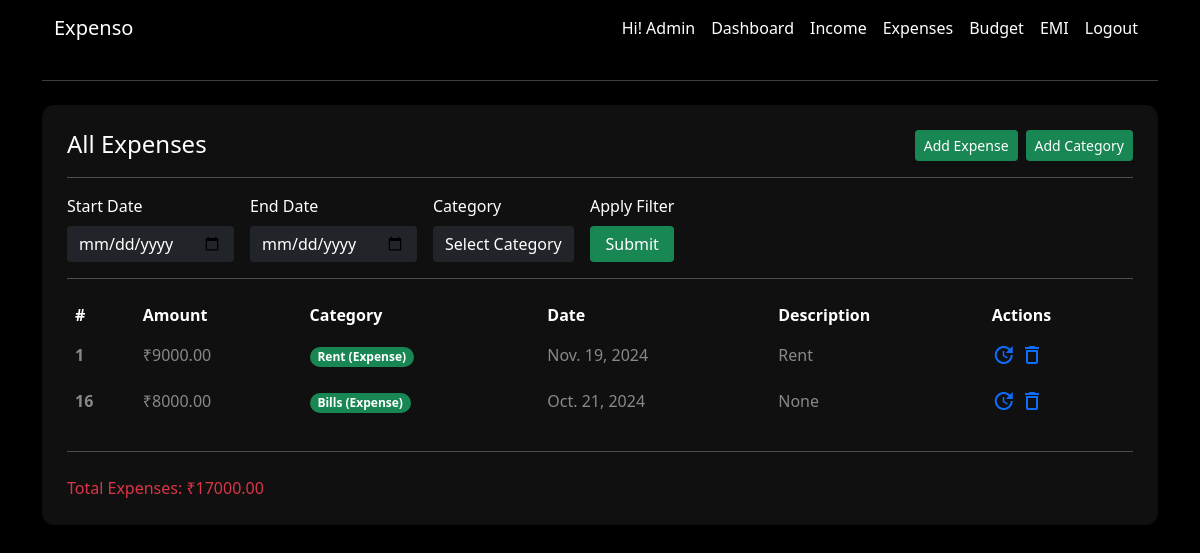
The app's page /expenses/ (signed in), older data.
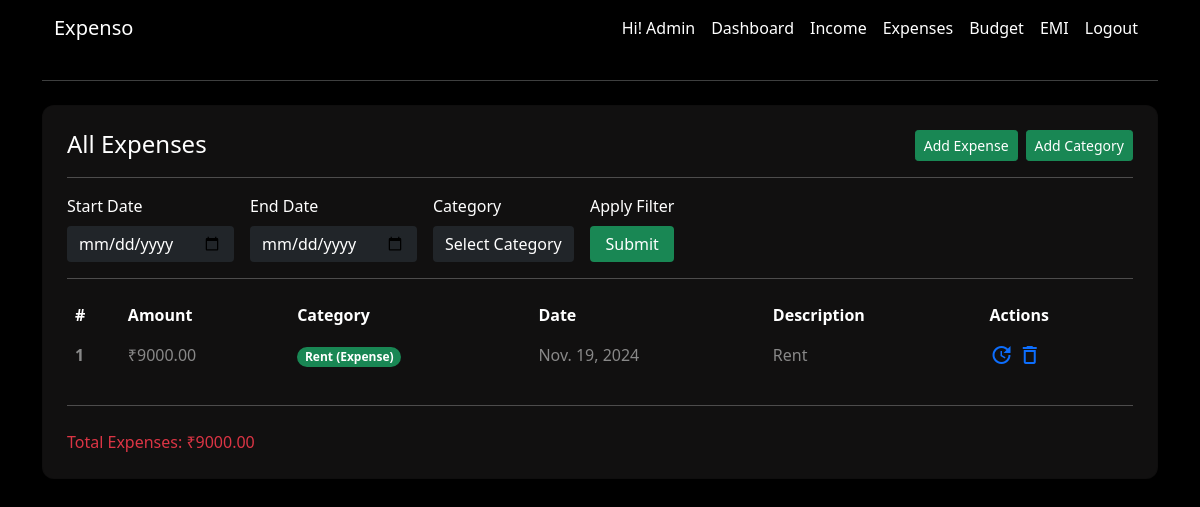
The same page, newer data.
### app/models.py (models this page shows, shortened)
class Expense(models.Model):
    user = models.ForeignKey(  # Foreign key to associate expense records with a user.
        User,  # Refers to the User model.
        on_delete=models.CASCADE,  # Deletes expense records if the associated user is deleted.
        related_name='expenses'  # Allows reverse querying using 'expenses' on the User model.
    )
    amount = models.DecimalField(  # Field to store the expense amount.
        max_digits=10,  # Maximum number of digits in the amount (including decimal places).
        decimal_places=2  # Number of digits after the decimal point (e.g., 12345.67).
    )
    category = models.ForeignKey(  # Foreign key to associate the expense with a category.
        Category,  # Refers to the Category model.
        on_delete=models.CASCADE,  # Deletes expense records if the associated category is deleted.
        limit_choices_to={'category_type': 'Expense'},  # Limits category choices to "Expense" type.
        related_name='expenses'  # Allows reverse querying using 'expenses' on the Category model.
    )
    description = models.TextField(  # Field to store an optional description for the expense.
        blank=True,  # Allows this field to be left empty in forms.
        null=True  # Allows this field to store NULL values in the database.
    )
    date = models.DateField()  # Field to store the date of the expense.
    is_fixed = models.BooleanField(  # Field to indicate if the expense is fixed (e.g., rent, subscription).
        default=False  # Default value is False, meaning the expense is not fixed.
    )
    created_at = models.DateTimeField(  # Field to store when the expense record was created.
        auto_now_add=True  # Automatically sets the current timestamp when created.
    )

class Category(models.Model):
    INCOME = 'Income'  # Constant for the "Income" category type.
    EXPENSE = 'Expense'  # Constant for the "Expense" category type.
    CATEGORY_TYPES = [  # A list of choices for the 'category_type' field.
        (INCOME, 'Income'),  # First choice is "Income".
        (EXPENSE, 'Expense'),  # Second choice is "Expense".
    ]
    user = models.ForeignKey(  # Foreign key to associate categories with a user.
        User,  # Refers to the User model.
        on_delete=models.CASCADE,  # Deletes categories when the user is deleted.
        blank=True,  # Allows this field to be left empty.
        null=True,  # Allows this field to store NULL values.
        related_name='categories'  # Allows reverse querying using 'categories' on the User model.
    )
    name = models.CharField(  # Field for the category name.
        max_length=50,  # Maximum length of the name is 50 characters.
    )
    category_type = models.CharField(  # Field for the type of category (Income or Expense).
        max_length=10,  # Maximum length of the category type is 10 characters.
        choices=CATEGORY_TYPES  # Limits the field to predefined choices (Income/Expense).
    )
    created_at = models.DateTimeField(  # Field to store when the category was created.
        auto_now_add=True  # Automatically sets the current timestamp when created.
    )
    def __str__(self):  # String representation of the category object.
        return f"{self.name} ({self.category_type})"  # Displays the category name and type in admin or shell.

class User(AbstractBaseUser, PermissionsMixin):
    email = models.EmailField(
        verbose_name="email address",  # Human-readable name for email
        max_length=255,  # Maximum length for the email field
        unique=True,  # Ensures email is unique
    )
    username = models.CharField(max_length=50, unique=True, blank=True, null=True)  # Optional username field
    name = models.CharField(max_length=50)
    phone = models.CharField(max_length=10)
    is_active = models.BooleanField(default=True)  # Defaults to active
    is_admin = models.BooleanField(default=False)
    objects = UserManager()
    USERNAME_FIELD = "email"
    REQUIRED_FIELDS = ["name", "phone", "username"]
    def total_expense(self):
        return sum(expense.amount for expense in self.expenses.all()) if self.expenses.exists() else 0

### app/views.py (the view)
# urls.py: path('expenses/', views.expenses_view, name='expenses'),
@login_required(login_url='login')
def expenses_view(request):
    expense_obj = Expense.objects.filter(user=request.user).order_by('-date')
    expense_categories = request.user.categories.filter(category_type='Expense')
    start_date = request.POST.get('start_date')
    end_date = request.POST.get('end_date')
    category_id = request.POST.get('category')
    if start_date: #Include expenses on or after the start_date
        expense_obj = expense_obj.filter(date__gte=start_date)
    if end_date:   #Include expenses on or before the end_date
        expense_obj = expense_obj.filter(date__lte=end_date)
    if category_id: #Include expenses that match the selected category ID
        expense_obj = expense_obj.filter(category__id=category_id)
    context = {
        'expense_obj':expense_obj,
        'expense_categories':expense_categories,
        'filters': {
            'start_date': start_date,
            'end_date': end_date,
            'category_id': int(category_id) if category_id else None,
        },
    }
    return render(request, 'expense/expenses.html', context)

### app/templates/expense/expenses.html (shortened to what this page needs)
{% extends 'base.html' %}
{% block content %}
<hr class="my-4">
<div class="row">
    <div class="col-12 mb-4">
        <div class="card text-white shadow-sm p-4">
            <div class="d-flex justify-content-between">
                <h4 class="card-title mb-0">All Expenses</h4>
                <div class="d-flex flex-column flex-sm-row gap-2">
                    <a href="{% url 'expense-add' %}" class="btn btn-sm btn-success">Add Expense</a>
                    <a href="{% url 'category-add' %}" class="btn btn-sm btn-success">Add Category</a>
                </div>
            </div>
            <hr>
            <form method="POST" class="d-flex flex-wrap align-items-center">
                <div class="me-3">
                    <label for="start_date" class="form-label">Start Date</label>
                    <input type="date" id="start_date" name="start_date" class="form-control bg-dark text-white border-0 rounded"
                           value="{{ filters.start_date }}">
                </div>
                <div class="me-3">
                    <label for="end_date" class="form-label">End Date</label>
                    <input type="date" id="end_date" name="end_date" class="form-control bg-dark text-white border-0 rounded"
                           value="{{ filters.end_date }}">
                </div>
                <div class="me-3">
                    <label for="category" class="form-label">Category</label>
                    <select id="category" name="category" class="form-control bg-dark text-white border-0 rounded">
                        <option value="" disabled {% if not filters.category_id %}selected{% endif %}>Select Category</option>
                    </select>
                </div>
                <div>
                    <label for="end_date" class="form-label">Apply Filter</label>
                    <button type="submit" class="form-control bg-success text-white border-0 rounded">Submit</button>
                </div>
            </form>
            <hr>
            <div class="table-responsive">
                <table class="table text-white">
                    <thead>
                        <tr>
                            <th scope="col">#</th>
                            <th scope="col">Amount</th>
                            <th scope="col">Category</th>
                            <th scope="col">Date</th>
                            <th scope="col">Description</th>
                            <th scope="col">Actions</th>
                        </tr>
                    </thead>
                    <tbody>
                        {% for expense in expense_obj %}
                        <tr class="text-white-50">
                            <th scope="row">{{expense.id}}</th>
                            <td>₹{{expense.amount}}</td>
                            <td><span class="badge rounded-pill bg-success">{{expense.category}}</span></td>
                            <td>{{expense.date}}</td>
                            <td>{% if expense.description %}  {{expense.description}} {% else %}  None  {% endif %}</td>
                            <td>
                                <a href="{% url 'expense-update' expense.id %}"><span class="material-icons-outlined">update</span></a>
                                <a href="{% url 'expense-delete' expense.id %}"><span class="material-icons-outlined">delete</span></a>
                            </td>
                        </tr>
                        {% endfor %}
                    </tbody>
                </table>
            </div>
            <hr class="my-2">
            <div class="d-flex justify-content-between mt-3">
                <p class="mb-0 text-danger">Total Expenses: ₹{{ request.user.total_expense }}</p>
            </div>
        </div>
    </div>
</div>
{% endblock %}

### app/templates/navbar.html (shortened to what this page needs)
<nav class="navbar navbar-expand-lg" style="background-color: #000;">
  <div class="container-fluid">
    <a class="navbar-brand text-white" href="{% url 'home' %}">Expenso</a>
    <div class="collapse navbar-collapse" id="navbarTogglerDemo02">
      <ul class="navbar-nav ms-auto mb-2 mb-lg-0">
          <li class="nav-item">
            <a class="nav-link text-white" href="#">Hi! {{request.user.username | capfirst}}</a>
          </li>
        {% if request.user.is_authenticated %}
          <li class="nav-item">
            <a class="nav-link text-white" href="{% url 'dashboard' %}">Dashboard</a>
          </li>
          <li class="nav-item">
            <a class="nav-link text-white" href="{% url 'income' %}">Income</a>
          </li>
          <li class="nav-item">
            <a class="nav-link text-white" href="{% url 'expenses' %}">Expenses</a>
          </li>
          <li class="nav-item">
            <a class="nav-link text-white" href="{% url 'budgets' %}">Budget</a>
          </li>
          <li class="nav-item">
            <a class="nav-link text-white" href="{% url 'emi' %}">EMI</a>
          </li>
          <li class="nav-item">
            <a class="nav-link text-white" href="{% url 'logout' %}">Logout</a>
          </li>
          {% endif %}
      </ul>
    </div>
  </div>
</nav>

Row changes from the older to the newer data that the page shows:
removed Expense: id "16", amount "8000.00", category "Bills (Expense)", date "Oct. 21, 2024", description "None"
changed User "Admin": user.total_expense "17000.00" → "9000.00"
